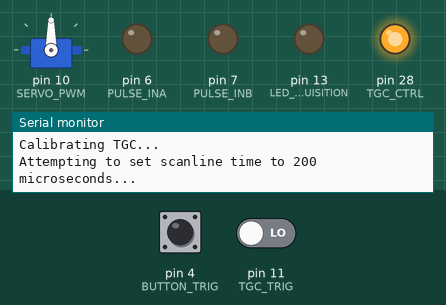
The sketch below on a simulated Teensy 3. Parts: servo, output pins drawn as LEDs (lit = HIGH), the last lines printed to the serial monitor. The inputs (shaded band) are chosen by the test bench; at power-on: pin 11 (TGC_TRIG) LOW, pin 4 (BUTTON_TRIG) HIGH. Pins used as bus, display or sensor lines are not drawn.

Above: at 0.8 s.
0.9 s: pin 11 (TGC_TRIG) driven HIGH
At 1.8 s:
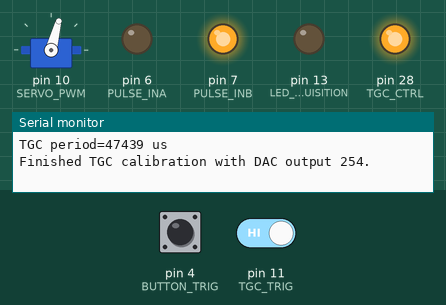
2.4 s: pin 4 (BUTTON_TRIG) pulled LOW for 0.15 s
At 4.0 s:
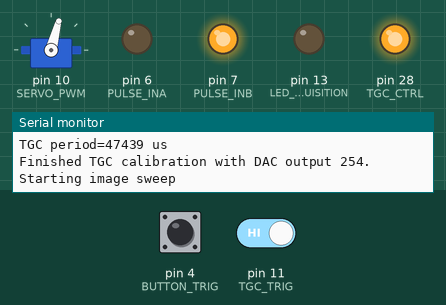
4.9 s: pin 4 (BUTTON_TRIG) pulled LOW for 3.2 s
At 6.8 s:
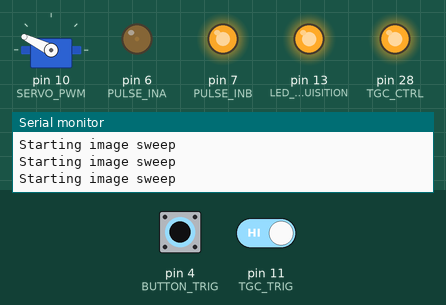
10.4 s: pin 4 (BUTTON_TRIG) driven LOW and pin 11 (TGC_TRIG) driven LOW
At 11.2 s:
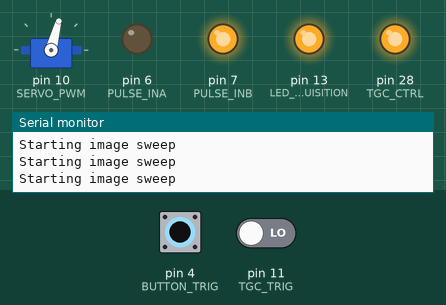
13.4 s: pin 11 (TGC_TRIG) driven HIGH
At 13.7 s:
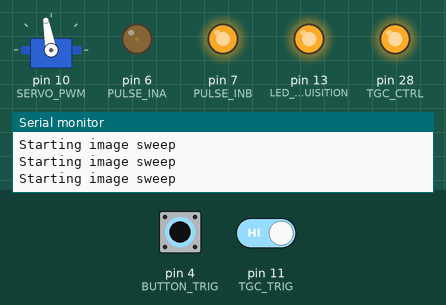
16.4 s: pin 11 (TGC_TRIG) driven LOW
At 18.0 s:
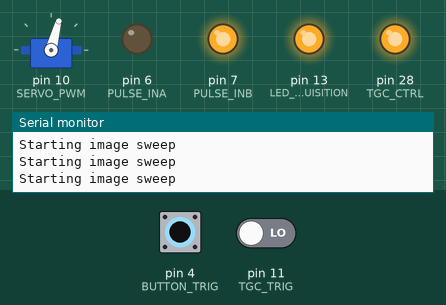
Timing chart, 0 to 19.5 s (numbered marks = the images above; inputs shaded):
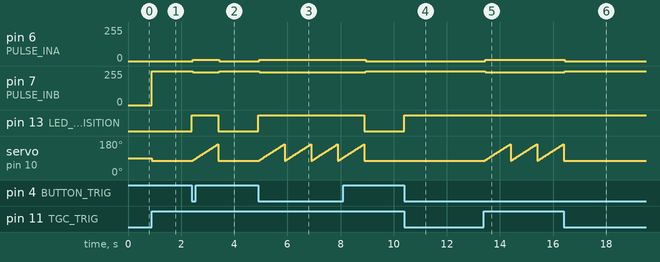

The sketch:

simplerick.ino
```cpp
// (licence header left out)
#include <stdlib.h>
#include <Servo.h>

// pin mappings
#define SERVO_PWM 10
#define TGC_CTRL A14 // DAC
#define TGC_TRIG 11
#define TGC_RESET 12
#define PULSE_INA 6
#define PULSE_INB 7
#define LED_ACQUISITION 13
#define BUTTON_TRIG 4

#define NOP3 "nop\n\t""nop\n\t""nop\n\t" // ~ 50 ns delay
#define NOP4 "nop\n\t""nop\n\t""nop\n\t""nop\n\t"
#define NOP6 "nop\n\t""nop\n\t""nop\n\t""nop\n\t""nop\n\t""nop\n\t" // ~ 100 ns delay

// TODO: put these "image parameters" in a global struct
uint32_t totalImageMillis = 1000; // total image time, in milliseconds
uint16_t TGC_time = 200;
uint16_t damping_time = 1; // duration of active damping via INB, in microseconds
uint16_t dead_time = 50; // time between scan lines, in microseconds

Servo myservo;
uint8_t servo_angle = 90;
uint16_t startAngle = 75; // angle to start sweep (degrees)
uint16_t angleRange = 90; // range of angles to sweep (degrees)

elapsedMillis millisSinceImageStart = 0;


/*
 * @brief
 * Calibrate the TGC by using DAC output to vary TGC period.
 *
 * @param[in] scanline_time: desired scanline time, in microseconds
 */
void calibrate_TGC(const uint16_t scanline_time) {
	uint8_t DAC_output = 254;
	uint8_t previous_DAC_output = 255;
	uint16_t TGC_period = 0;

	Serial.println("Calibrating TGC...");
	Serial.printf("Attempting to set scanline time to %d microseconds...\n", scanline_time);

	while (1) {
		digitalWriteFast(TGC_RESET, HIGH); // reset TGC
		analogWrite(TGC_CTRL, DAC_output);

		// measure TGC_period
		elapsedMicros since_TGC_start = 0;
		digitalWriteFast(TGC_RESET, LOW); // enable TGC
		while (digitalRead(TGC_TRIG) == LOW) {} // wait for trigger
		TGC_period = since_TGC_start;
		Serial.printf("TGC period=%d us\n", TGC_period);

		// adjust DAC output accordingly. check for oscillations around set point
		if (TGC_period > scanline_time && previous_DAC_output < DAC_output) { // TGC is too slow
			previous_DAC_output = DAC_output;
			DAC_output++;
		}
		else if (TGC_period < scanline_time && previous_DAC_output > DAC_output) { // TGC is too fast
			previous_DAC_output = DAC_output;
			DAC_output--;
		}
		else {
			break;
		}
		if (DAC_output == 0 || DAC_output == 255) {
			Serial.println("WARNING: specified scanline time is not possible.");
			break;
		}
	}
	Serial.printf("Finished TGC calibration with DAC output %d.\n", DAC_output);
	Serial.flush();

}


#define BUFSIZE 1024

// TODO: use ArduinoJSON to parse serial commands
/*
 * Parse a serial command, and perform the appropriate action.
 * The command API is a work-in-progress and subject to change.
 *
 * Example commands:
 * =================
 * set angle 20 			set motor angle to 20 degrees
 * set tgc time 200  		set TGC period to 200 microseconds
 * set dead time 50 		set dead time to 50 microseconds
 * set damping time 2 		set damping time to 2 microseconds
 * sweep angle 90 			sweep motor +90 degrees
 * scan lines 50 			acquire 50 scan lines without moving motor
 * scan angle 90 			acquire data while sweeping motor +90 degrees
 *
 * TODO: use the Arduino JSON library instead
 */
void parse_command() {
	static char recvbuf[BUFSIZE];

	if (Serial.available()) {
		char *p = recvbuf;
		uint16_t i;
		for (i = 0; i < sizeof(recvbuf); i++) {
			char incoming_byte = Serial.read();
			if (incoming_byte < 0) { // no more data to read
				recvbuf[i] = '\0'; // NULL termination
				break;
			}
			else {
				recvbuf[i] = incoming_byte;
			}
		}
		recvbuf[sizeof(recvbuf) - 1] = '\0'; // NULL terminate in case of truncation
	}

	if (strncmp(recvbuf, "set angle ", strlen("set angle "))) {
		sscanf(recvbuf, "set angle %d", servo_angle);
		myservo.write(servo_angle);
	}
	else if (strncmp(recvbuf, "END", strlen("END"))) {
	}
	else {
		Serial.printf("Failed to parse command: %s\n", recvbuf);
		Serial.send_now();
	}
}

void setup() {
	// Initialize inputs & outputs
	pinMode(SERVO_PWM, OUTPUT);
	myservo.attach(SERVO_PWM);
	pinMode(TGC_CTRL, OUTPUT);
	pinMode(TGC_TRIG, INPUT);
	pinMode(TGC_RESET, OUTPUT);
	pinMode(PULSE_INA, OUTPUT);
	pinMode(PULSE_INB, OUTPUT);
	pinMode(LED_ACQUISITION, OUTPUT);
	pinMode(BUTTON_TRIG, INPUT_PULLUP);

	// Initialize serial communication
	Serial.begin(115200);
	Serial.println("Welcome to SimpleRick!");

	// Calibrate TGC
	calibrate_TGC(TGC_time);

	// Set initial state of outputs
	digitalWrite(LED_ACQUISITION, LOW);
	digitalWrite(TGC_RESET, HIGH); // gain=0
	digitalWrite(PULSE_INA, LOW); // disconnect HV
	digitalWrite(PULSE_INB, HIGH); // disconnect damping
	myservo.write(startAngle);
}

/*
 * Reset the TGC and wait for the duration of the dead time before starting TGC again.
 */
void reset_TGC() {
	// reset TGC and wait for dead time
	digitalWriteFast(TGC_RESET, HIGH);
	delayMicroseconds(dead_time);
	digitalWriteFast(TGC_RESET, LOW);
}

/*
 * Send Tx pulse and damping pulse.
 */
void send_Tx() {
	digitalWriteFast(PULSE_INA, HIGH); // pulse of high voltage
	digitalWriteFast(PULSE_INA, LOW);
	digitalWriteFast(PULSE_INB, LOW); // damping
	delayMicroseconds(damping_time);
	digitalWriteFast(PULSE_INB, HIGH);
}

/*
 * @brief
 *
 * @param[in] totalImageMillis: how many milliseconds the image should span
 * @param[in] angleRange: how many degrees the image should span
 */
void update_servo() {
	servo_angle = startAngle + millisSinceImageStart * angleRange / totalImageMillis;
	myservo.write(servo_angle);
}

void loop() {
	// TODO: check for serial data

	if (digitalReadFast(BUTTON_TRIG) == LOW) { // start image when user presses button
		Serial.println("Starting image sweep");
		digitalWrite(LED_ACQUISITION, HIGH);
		millisSinceImageStart = 0;

		// start the first scanline
		reset_TGC();
		send_Tx();
		update_servo();

		while (millisSinceImageStart < totalImageMillis) {
			if (digitalRead(TGC_TRIG) == HIGH) {
				// start a new scanline
				reset_TGC();
				send_Tx();
				update_servo();
			}
		}

		// reset everything to idle state
		digitalWriteFast(TGC_RESET, HIGH);
		digitalWrite(LED_ACQUISITION, LOW);
		myservo.write(startAngle);
	}
}
```

Measured:
- after the input at 0.9 s, pin 7 (PULSE_INB): 0/255 → 255/255 at once; servo on pin 10 (SERVO_PWM): 90° → 75° at once
- after the input at 2.4 s, pin 6 (PULSE_INA): 0/255 → 8/255 at once, → 0/255 1.0 s later; pin 7 (PULSE_INB): 255/255 → 245/255 at once, → 255/255 1.0 s later; pin 13 (LED_ACQUISITION): LOW → HIGH at once, → LOW 1.0 s later; servo on pin 10 (SERVO_PWM): rises from 75° to 164° in 0.98 s, then falls to 75° in 0.01 s
- after the input at 4.9 s, pin 6 (PULSE_INA): 0/255 → 8/255 at once, → 0/255 4.0 s later; pin 7 (PULSE_INB): 255/255 → 245/255 at once, → 255/255 4.0 s later; pin 13 (LED_ACQUISITION): LOW → HIGH at once, → LOW 4.0 s later; servo on pin 10 (SERVO_PWM): ramps from 75° to 164° and jumps back, once every 1.0 s
- after the input at 10.4 s, pin 13 (LED_ACQUISITION): LOW → HIGH at once
- after the input at 13.4 s, pin 6 (PULSE_INA): 0/255 → 8/255 at once; pin 7 (PULSE_INB): 255/255 → 245/255 at once; servo on pin 10 (SERVO_PWM): ramps from 75° to 164° and jumps back, once every 1.0 s
- after the input at 16.4 s, pin 6 (PULSE_INA): 8/255 → 0/255 at once; pin 7 (PULSE_INB): 245/255 → 255/255 at once; servo on pin 10 (SERVO_PWM): goes on until 16.4 s, then stays 75°
